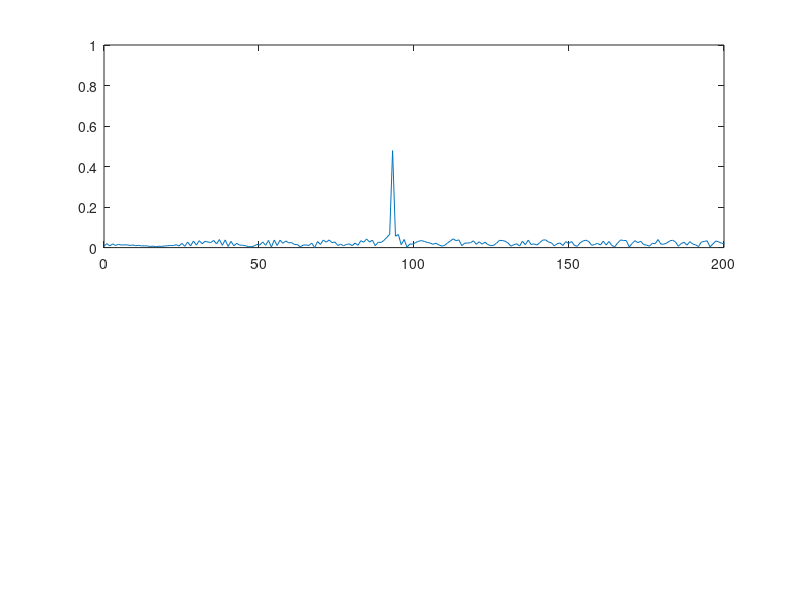
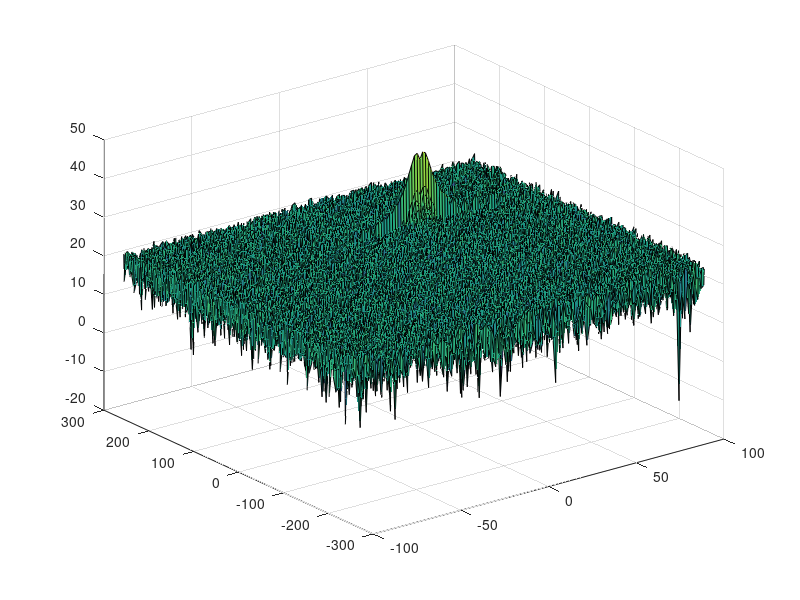

Write MATLAB code to recreate these figures, in order.
clear all
clc;

%% Radar Specifications 
%%%%%%%%%%%%%%%%%%%%%%%%%%%
% Frequency of operation = 77GHz
% Max Range = 200m
% Range Resolution = 1 m
% Max Velocity = 100 m/s
%%%%%%%%%%%%%%%%%%%%%%%%%%%

%speed of light = 3e8
c = 3e8;

%% User Defined Range and Velocity of target
% *%TODO* :
% define the target's initial position and velocity. Note : Velocity
% remains contant
 
R = 100;    % Initial distance to the target (Max 200)
v = 30;    % Initial speed of the target (from -70 to +70)


%% FMCW Waveform Generation

% *%TODO* :
%Design the FMCW waveform by giving the specs of each of its parameters.
% Calculate the Bandwidth (B), Chirp Time (Tchirp) and Slope (slope) of the FMCW
% chirp using the requirements above.


%Operating carrier frequency of Radar 
fc= 77e9;             %carrier freq

% Range Resolution = 1m 
% d_Res = c / (2B)
d_res = 1;

% Maximum Range
R_max = 200;

% bandwidth B
% Result = 150 MHz
B = c / (2 * d_res);

% Calculate the time of the chirp
Tchirp = 5.5 * 2 * R_max / c;

% Calculate the slope
slope = B / Tchirp;


%The number of chirps in one sequence. Its ideal to have 2^ value for the ease of running the FFT
%for Doppler Estimation. 
Nd=128;                   % #of doppler cells OR #of sent periods % number of chirps

%The number of samples on each chirp. 
Nr=1024;                  %for length of time OR # of range cells

% Timestamp for running the displacement scenario for every sample on each
% chirp
t=linspace(0,Nd*Tchirp,Nr*Nd); %total time for samples


%Creating the vectors for Tx, Rx and Mix based on the total samples input.
Tx=zeros(1,length(t)); %transmitted signal
Rx=zeros(1,length(t)); %received signal
Mix = zeros(1,length(t)); %beat signal

%Similar vectors for range_covered and time delay.
r_t=zeros(1,length(t));
td=zeros(1,length(t));


%% Signal generation and Moving Target simulation
% Running the radar scenario over the time. 

for i=1:length(t)         
    
    
    % *%TODO* :
    %For each time stamp update the Range of the Target for constant velocity. 
    r_t(i) = R + v * t(i);
    
    td(i) = r_t(i) / c * 2;
    
    % *%TODO* :
    %For each time sample we need update the transmitted and
    %received signal. 
    % Tx=cos(2π(f * t + slope t^2 / 2))

    Tx(i) = cos(2 * pi * (fc * t(i) + slope * (t(i) ^2) / 2));
    
    Rx(i) = cos(2 * pi * (fc * (t(i)-td(i)) + slope * ((t(i) - td(i))^2) / 2));
    
    % *%TODO* :
    %Now by mixing the Transmit and Receive generate the beat signal
    %This is done by element wise matrix multiplication of Transmit and
    %Receiver Signal
    Mix(i) = Tx(i) * Rx(i);
    
end

%% RANGE MEASUREMENT

%figure ('Name','Tx Signal')
%hold on
%plot(t, Tx, 'r');
%plot(t, Rx, 'g');
%plot(t, Mix, 'b');
%legend('Tx', 'Rx', 'Mix');
%hold off

 % *%TODO* :
%reshape the vector into Nr*Nd array. Nr and Nd here would also define the size of
%Range and Doppler FFT respectively.
Mix_reshaped = reshape(Mix, [Nr, Nd]);

 % *%TODO* :
%run the FFT on the beat signal along the range bins dimension (Nr) and
%normalize.
Mix_reshaped_fft = fft(Mix_reshaped, [], 1);

 % *%TODO* :
% Take the absolute value of FFT output
Mix_reshaped_fft_abs = abs(Mix_reshaped_fft / Nr);

 % *%TODO* :
% Output of FFT is double sided signal, but we are interested in only one side of the spectrum.
% Hence we throw out half of the samples.
Mix_reshaped_fft_abs_single = 2* Mix_reshaped_fft_abs(1:Nr/2,1);

%plotting the range
figure ('Name','Range from First FFT')
subplot(2,1,1)

% *%TODO* :
% plot FFT output 
% f = Fs*(0:(L/2))/L;
% Sample Time = Tchirp / Nr ,
Fs = Nr / Tchirp;
L = Nr * Nd;
f_fft = Fs/B*(0:(Nr/2)-1);
plot(f_fft, Mix_reshaped_fft_abs_single);
 
axis ([0 200 0 1]);

%return

%% RANGE DOPPLER RESPONSE
% The 2D FFT implementation is already provided here. This will run a 2DFFT
% on the mixed signal (beat signal) output and generate a range doppler
% map.You will implement CFAR on the generated RDM


% Range Doppler Map Generation.

% The output of the 2D FFT is an image that has reponse in the range and
% doppler FFT bins. So, it is important to convert the axis from bin sizes
% to range and doppler based on their Max values.

sig_resh=reshape(Mix,[Nr,Nd]);

% 2D FFT using the FFT size for both dimensions.
sig_fft2 = fft2(sig_resh,Nr,Nd);

% Taking just one side of signal from Range dimension.
sig_fft2 = sig_fft2(1:Nr/2,1:Nd);
sig_fft2 = fftshift (sig_fft2);
RDM = abs(sig_fft2);
RDM = 10*log10(RDM) ;

%use the surf function to plot the output of 2DFFT and to show axis in both
%dimensions
doppler_axis = linspace(-100,100,Nd); % velocity -70 to +70
range_axis = linspace(-200,200,Nr/2)*((Nr/2)/400); % Range 0-200
figure,surf(doppler_axis,range_axis,RDM);

return
%% CFAR implementation

%Slide Window through the complete Range Doppler Map

% *%TODO* :
%Select the number of Training Cells in both the dimensions.

% *%TODO* :
%Select the number of Guard Cells in both dimensions around the Cell under 
%test (CUT) for accurate estimation

% *%TODO* :
% offset the threshold by SNR value in dB

% *%TODO* :
%Create a vector to store noise_level for each iteration on training cells
noise_level = zeros(1,1);


% *%TODO* :
%design a loop such that it slides the CUT across range doppler map by
%giving margins at the edges for Training and Guard Cells.
%For every iteration sum the signal level within all the training
%cells. To sum convert the value from logarithmic to linear using db2pow
%function. Average the summed values for all of the training
%cells used. After averaging convert it back to logarithimic using pow2db.
%Further add the offset to it to determine the threshold. Next, compare the
%signal under CUT with this threshold. If the CUT level > threshold assign
%it a value of 1, else equate it to 0.


   % Use RDM[x,y] as the matrix from the output of 2D FFT for implementing
   % CFAR





% *%TODO* :
% The process above will generate a thresholded block, which is smaller 
%than the Range Doppler Map as the CUT cannot be located at the edges of
%matrix. Hence,few cells will not be thresholded. To keep the map size same
% set those values to 0. 
 








% *%TODO* :
%display the CFAR output using the Surf function like we did for Range
%Doppler Response output.
figure,surf(doppler_axis,range_axis,'replace this with output');
colorbar;


 
 